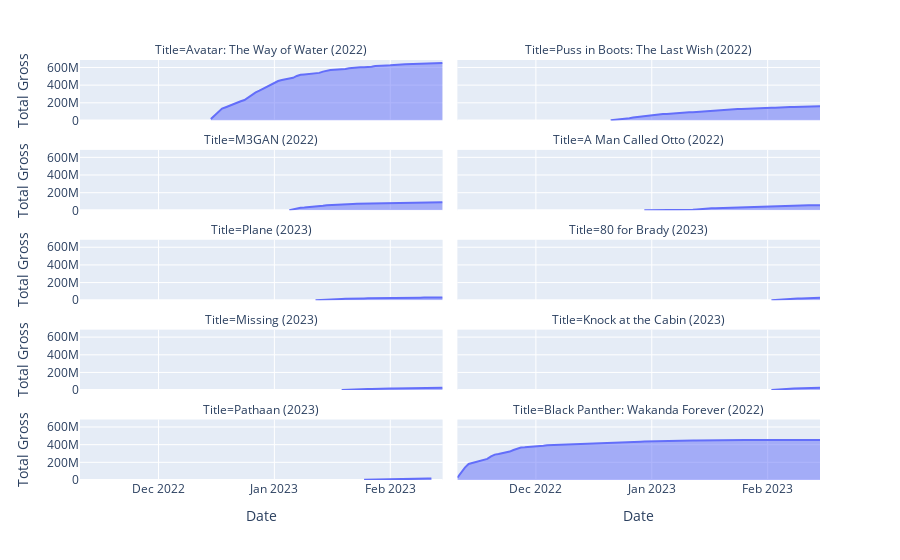

Source (notebook cell):
### Code cell
fig = px.area(df,x=df.index, y=df["Total Gross"], facet_col="Title", facet_col_wrap=2)
fig.show()
